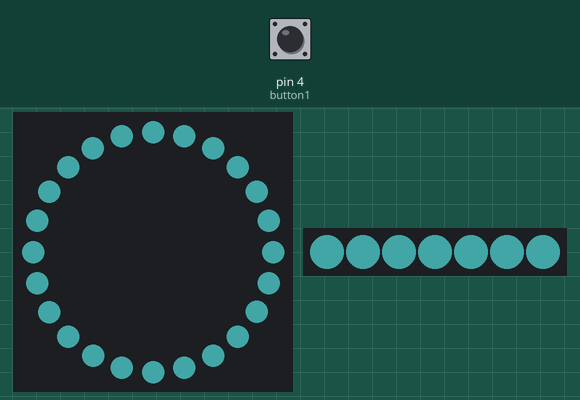
Simulated run of this sketch. Board: Arduino Uno, built with avr-gcc and run on an emulated ATmega328P. Shown: 24 RGB LEDs in a ring, first at the top, clockwise, 7 RGB LEDs in strip order, left to right. The inputs (shaded band) are chosen by the test bench; at power-on: pin 4 (button1) LOW. Dim RGB values are drawn brighter than linear.

Above: at 1.2 s.
1.3 s: pin 4 (button1) pulled HIGH for 0.15 s
At 1.8 s:
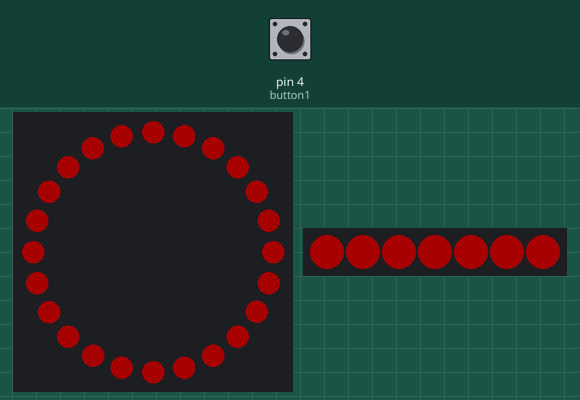
4.3 s: pin 4 (button1) pulled HIGH for 1 s
At 6.1 s:
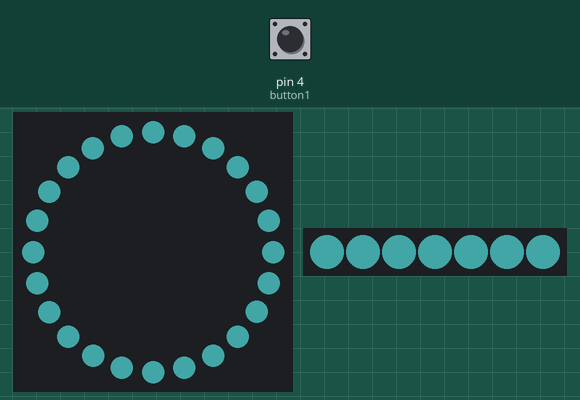
6.8 s: pin 4 (button1) pulled HIGH for 3.2 s
At 10.7 s:
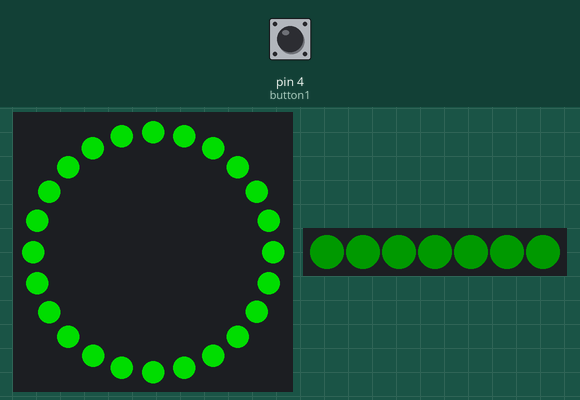
13.0 s: pin 4 (button1) pulled HIGH for 3.2 s
At 17.2 s:
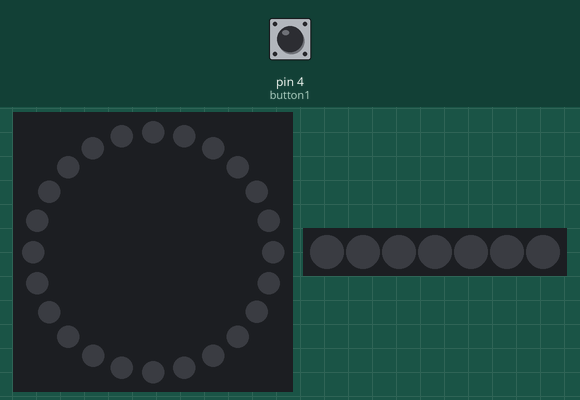
22.2 s: pin 4 (button1) pulsed HIGH 5 times (0.12 s each, 0.3 s apart)
At 22.65 s:
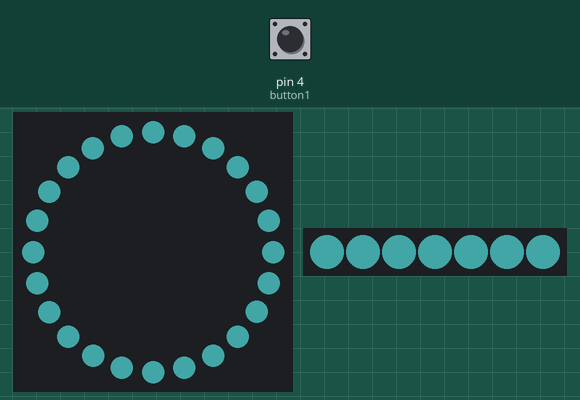
Timing chart, 0 to 25.2 s (numbered marks = the images above; inputs shaded):
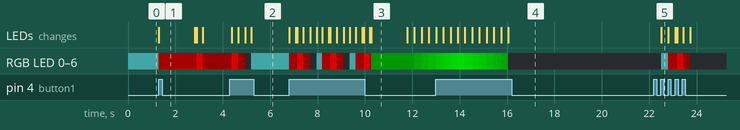

Measured:
- after the input at 1.3 s, RGB LED 0–6: RGB(16, 40, 40) → RGB(40, 0, 0) at once, → RGB(25, 0, 0) 1.5 s later, → RGB(150, 0, 0) 0.06 s later, → RGB(25, 0, 0) 0.26 s later; the LEDs: change at once (image 1)
- after the input at 6.8 s, the LEDs: first change at once (image 3 shows a later state)
- after the input at 13.0 s, the LEDs: first differ from a run without the input after 3.1 s (image 4)
- after the input at 22.2 s, the LEDs: change after 0.30 s (image 5)

The sketch:

ARC_Patterns.ino
```cpp
//Robin Gambin Halloween Arc Reactor

#include <Adafruit_NeoPixel.h>

#define PIN 2 //Ring control pin
#define PIN2 3 //Jewel control pin
#define BRIGHTNESS 40  //Max brightness for most patterns, keep lower to reduce current consumption
#define LOWHEART 25  //Low brightness setting of heartbeat pattern
#define HIGHHEART 150  //High brightness setting of heartbeat pattern
#define NUM_PATTERNS 5 //total number of patterns

Adafruit_NeoPixel ring = Adafruit_NeoPixel(24, PIN, NEO_GRB + NEO_KHZ800); //(# of pixels, control pin, style + speed)
Adafruit_NeoPixel jewel = Adafruit_NeoPixel(7, PIN2, NEO_GRB + NEO_KHZ800);

int red;
int green;
int blue;
unsigned long mark;
int j;
int button1 = 4;
int b1 = 0;
int pattern = 1;
void setup()
{
  ring.begin();
  jewel.begin();
  ring.show(); // Initialize all pixels to 'off'
  jewel.show();
  pinMode(button1, INPUT);
}

void loop() //main loop
{
chkBtn(digitalRead(button1)); //read the state of the button

if (pattern > NUM_PATTERNS){(pattern = 1);} //reset pattern when it is over max

pickPattern(pattern);
}
/* Functions to call and do operations */

boolean chkBtn(int b1)
{
  if (b1 == HIGH && (millis()- mark) > 250)
  {
    mark = millis();
    pattern++;
    return true;
  }
  else
  {
    return false;
  }}

void pickPattern(int var) //case structure
{
  switch (var)
  {
    case 1:
    ironman();
    break;

    case 2:
    heart();
    break;

    case 3:
   // colorring(0x00ff00);
    //colorjewel(0x00ff00);
    breathing();
    break;

    case 4:
    pulse();

    case 5:
    off();
  }
}

void ironman() //set ironman color and leave steady
{
  ring.setBrightness(40);
  jewel.setBrightness(40);
  colorring(0x66ffff);
  colorjewel(0x66ffff);
}

void heart() //set red color and heartbeat
{
  colorring(0xff0000);
  colorjewel(0xff0000);
  ring.setBrightness(LOWHEART);
  jewel.setBrightness(HIGHHEART);
  for(int q = 0; q < 76; q++)
  {
    if(chkBtn(digitalRead(button1)))
  {
    break;
  }
  delay(20);
}
ring.setBrightness(HIGHHEART);
jewel.setBrightness(LOWHEART);
  ring.show();
  delay(10);
  jewel.show();
  delay(50);
ring.setBrightness(LOWHEART);
jewel.setBrightness(HIGHHEART);
  ring.show();
  delay(10);
  jewel.show();
  delay(250);
ring.setBrightness(HIGHHEART);
jewel.setBrightness(LOWHEART);
  ring.show();
  delay(10);
  jewel.show();
  delay(50);
}

void breathing() //set green color and breath
{
 int x = 1;
 int y = 0;
    colorring(0x00ff00);
    colorjewel(0x00ff00);
 for(int q = 0; q < 76; q++)
  {
    if(chkBtn(digitalRead(button1)))
  {
    break;
  }
  delay(20);
}
for (int i = 25; i > -1; i = i + x)
{
ring.setBrightness(i);
jewel.setBrightness(i);
  ring.show();
  jewel.show();
  if (i == 150)
  {
    x = -1;
  }
 if (i == 24)
 {
  break;
 }
 delay(15);

}
 }

void pulse()  //set ironman color and pulse
{
  colorring(0xffffff);
  colorjewel(0xffffff);
}

void off() //all off
{
  colorring(0x000000);
  colorjewel(0x000000);
}

void colorring(uint32_t c)
{
  ring.fill(c,0);
//ring.setBrightness(64);
  ring.show();
}
void colorjewel(uint32_t c)
{
 jewel.fill(c,0);
//jewel.setBrightness(64);
 jewel.show();
}
```
